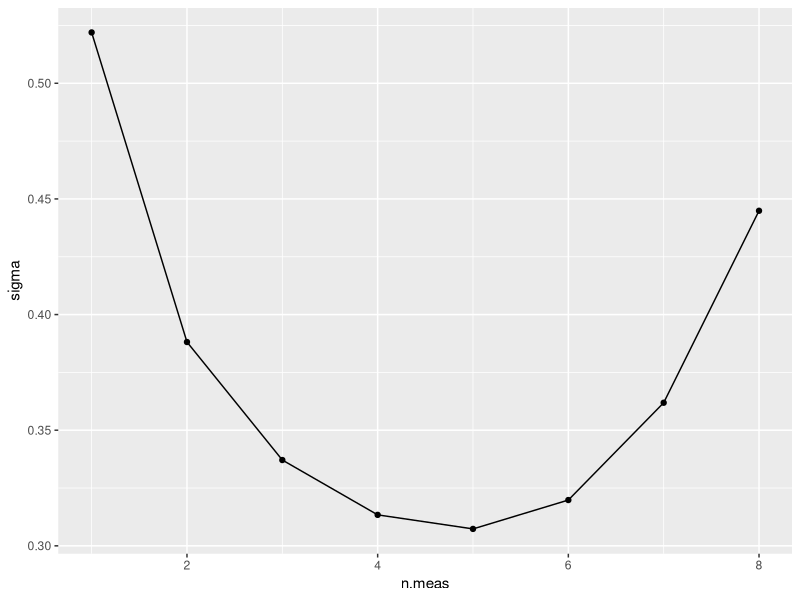
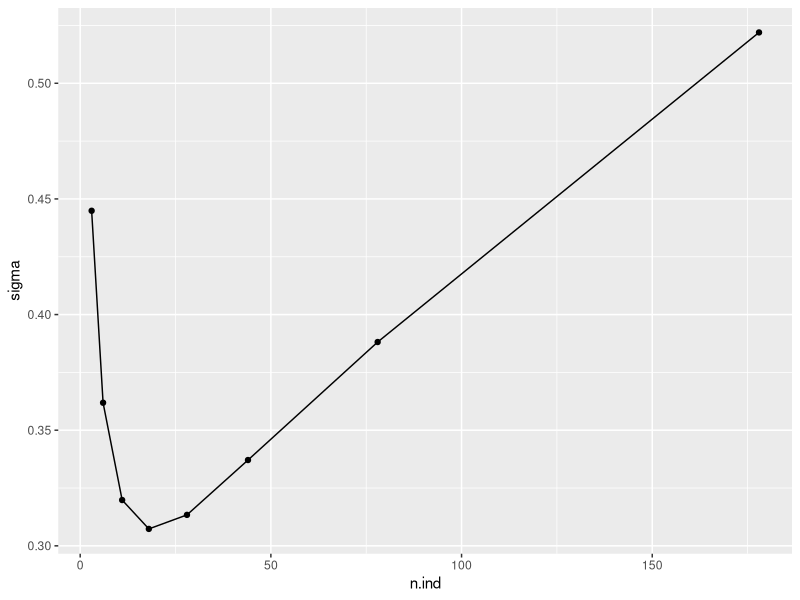
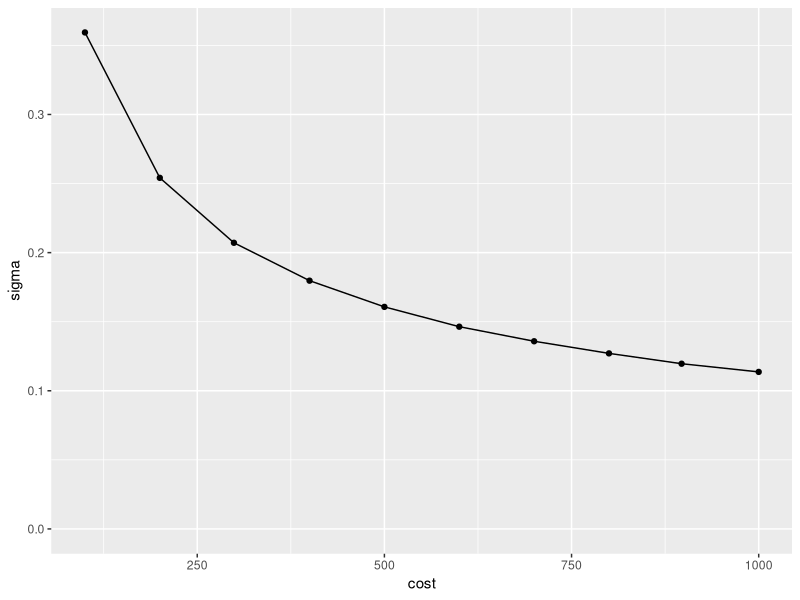
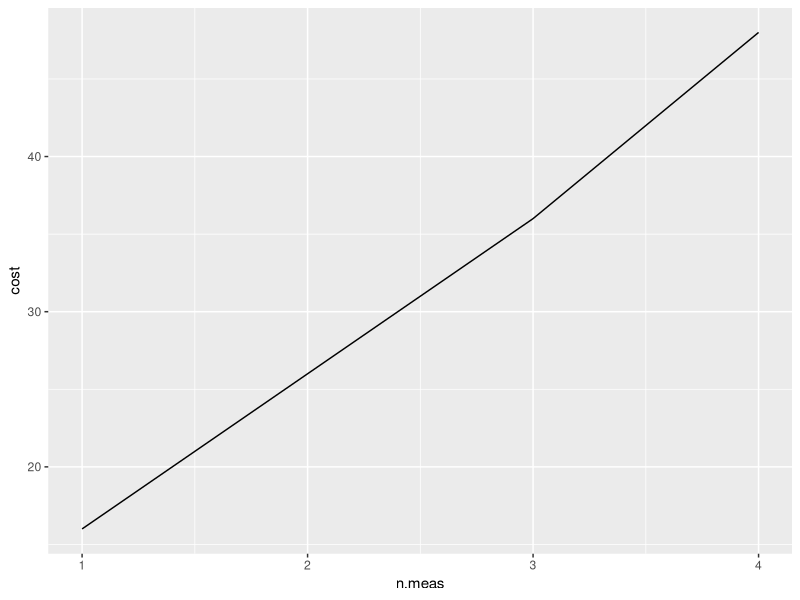

Here is the R script that generated these plots, in order:
## Optimal sampling
library(tidyverse)

# For a given setup returns the cost and sigma
CostSigma <- function(sigma.ind, sigma.meas,
                       n.ind, n.meas,
                       cost.ind, cost.meas){

  cost <- n.meas * n.ind * cost.ind + n.meas * cost.meas

  sigma <- sqrt(sigma.meas^2 / n.meas + sigma.ind^2 / (n.ind * n.meas))

  data.frame(sigma = sigma, cost = cost)

}


CostSigma(sigma.ind = 2, sigma.meas = 0.5,
          n.ind = 2, n.meas = 2,
          cost.ind = 1, cost.meas = 10)


####

# For a given total cost returns the possible n.ind, n.meas and sigmas

NMeas <- function(cost, n.ind,
                  cost.ind, cost.meas){
  n.meas <- cost / (cost.ind  * n.ind + cost.meas)
  n.meas[n.meas < 1] <- NA
  n.meas

}

NInd <- function(cost, n.meas,
                 cost.ind, cost.meas){
  n.ind <- -(cost.meas * n.meas - cost) / (cost.ind * n.meas)
  n.ind[n.ind < 1] <- NA
  n.ind
}


GetSetupSigma <- function(cost,
                          sigma.ind, sigma.meas,
                          cost.ind, cost.meas,
                          return = c("best", "all")){

  max.n.meas <- floor((cost - cost.ind) / cost.meas)
  max.n.ind <- floor((cost - cost.meas) / cost.ind)

  if ((max.n.ind >= 1 & max.n.meas >= 1) == FALSE){
    warning(paste0("cost = ", cost, " is not enough for a single measurement."))
    out <- data.frame(n.ind=NA, n.meas=NA, sigma = NA, cost = NA)
    return(out)
  }

  if (cost.meas >= cost.ind){
    n.meas <- 1:max.n.meas
    n.ind <- floor(-(cost.meas * n.meas - cost) / (cost.ind * n.meas))
    n.meas <- n.meas[n.ind >= 1]
    n.ind <- n.ind[n.ind >= 1]

  } else if (cost.meas < cost.ind){
    n.ind <- 1:max.n.ind
    n.meas <- floor(cost / (cost.ind  * n.ind + cost.meas))
    n.ind <- n.ind[n.meas >= 1]
    n.meas <- n.meas[n.meas >= 1]
  }

  n.ind <- n.ind[n.ind >= 1]
  n.meas <- n.meas[n.meas >= 1]

  cost <- n.meas * n.ind * cost.ind + n.meas * cost.meas

  sigma <- sqrt(sigma.meas^2 / n.meas + sigma.ind^2 / (n.ind * n.meas))

  df <- data.frame(n.ind=n.ind, n.meas=n.meas, sigma = sigma, cost = cost)

  return <- match.arg(return)

  if (return == "all"){
    out <- df
  } else if (return == "best"){
    out <- df[which.min(df$sigma),]
  }

  return(out)
}


df <- GetSetupSigma(cost = 100,
              sigma.ind = 2, sigma.meas = 0.5,
              cost.meas = 11, cost.ind = 0.5,
              return = "all")

GetSetupSigma(cost = 100,
              sigma.ind = 2, sigma.meas = 0.5,
              cost.meas = 11, cost.ind = 0.5,
              return = "best")

GetSetupSigma(cost = 10,
              sigma.ind = 2, sigma.meas = 0.5,
              cost.meas = 11, cost.ind = 0.5,
              return = "all")

df %>%
  ggplot(aes(x = n.meas, y = sigma)) +
  geom_point() +
  geom_line()

df %>%
  ggplot(aes(x = n.ind, y = sigma)) +
  geom_point() +
  geom_line()


####

# Cost and sigma

df <- tibble(max.cost = seq(100, 1000, 100)) %>%
  group_by(max.cost) %>%
  do({
    GetSetupSigma(cost = .$max.cost,
                  sigma.ind = 2, sigma.meas = 0.5,
                  cost.meas = 10, cost.ind = 1,
                  return = "best")
  })


df %>%
  ggplot(aes(x = cost, y = sigma)) +
  geom_point() +
  geom_line() +
  expand_limits(y = 0)


###

GetSetupCost <- function(sigma,
                          sigma.ind, sigma.meas,
                          cost.ind, cost.meas,
                          return = c("best", "all")){

  max.n.meas <- floor((sigma.meas^2 + sigma.ind^2) / sigma^2)

  n.meas <- 1:max.n.meas
  n.ind <- ceiling(-sigma.ind^2/(sigma.meas^2-n.meas*sigma^2))

  n.meas <- n.meas[n.ind >= 1]
  n.ind <- n.ind[n.ind >= 1]

  cost <- n.meas * n.ind * cost.ind + n.meas * cost.meas
  sigma <- sqrt(sigma.meas^2 / n.meas + sigma.ind^2 / (n.ind * n.meas))

  df <- data.frame(n.ind=n.ind, n.meas=n.meas, sigma = sigma, cost = cost)

  return <- match.arg(return)

  if (return == "all"){
    out <- df
  } else if (return == "best"){
    out <- df[which.min(df$cost),]
  }

  return(out)
}

GetSetupCost(sigma = 1,
             sigma.ind = 2, sigma.meas = 0.5,
             cost.meas = 10, cost.ind = 1,
             return = "best")

df <- GetSetupCost(sigma = 1,
              sigma.ind = 2, sigma.meas = 0.5,
              cost.meas = 10, cost.ind = 1,
              return = "all") %>%
  tbl_df()

df %>%
  #filter(n.meas > 30) %>%
  ggplot(aes(x = n.meas, y = cost)) +
  geom_line() #+
  #scale_y_log10() +
  #scale_x_log10()
